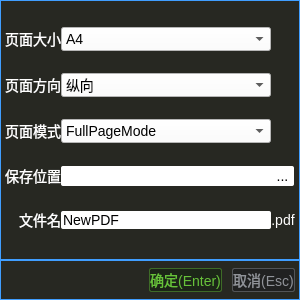
<?xml version="1.0" encoding="UTF-8"?>
<ui version="4.0">
 <class>OutputPDFClass</class>
 <widget class="QMainWindow" name="OutputPDFClass">
  <property name="geometry">
   <rect>
    <x>0</x>
    <y>0</y>
    <width>300</width>
    <height>300</height>
   </rect>
  </property>
  <property name="windowTitle">
   <string>OutputPDF</string>
  </property>
  <widget class="QWidget" name="centralWidget">
   <property name="styleSheet">
    <string notr="true">font-family:'Consolas';
font-size:14px;
background:#272822;
color:white;</string>
   </property>
   <layout class="QVBoxLayout" name="verticalLayout">
    <property name="spacing">
     <number>0</number>
    </property>
    <property name="leftMargin">
     <number>0</number>
    </property>
    <property name="topMargin">
     <number>0</number>
    </property>
    <property name="rightMargin">
     <number>0</number>
    </property>
    <property name="bottomMargin">
     <number>0</number>
    </property>
    <item>
     <widget class="QWidget" name="widget" native="true">
      <property name="styleSheet">
       <string notr="true">#widget{
border:1px solid #409EFF;
}</string>
      </property>
      <layout class="QGridLayout" name="gridLayout">
       <property name="leftMargin">
        <number>5</number>
       </property>
       <property name="topMargin">
        <number>5</number>
       </property>
       <property name="rightMargin">
        <number>5</number>
       </property>
       <property name="bottomMargin">
        <number>5</number>
       </property>
       <property name="spacing">
        <number>0</number>
       </property>
       <item row="5" column="1">
        <widget class="QLineEdit" name="lineEdit_filename">
         <property name="minimumSize">
          <size>
           <width>80</width>
           <height>0</height>
          </size>
         </property>
         <property name="styleSheet">
          <string notr="true">background-color:white;
color:black;
border-radius:2px;</string>
         </property>
         <property name="text">
          <string>NewPDF</string>
         </property>
        </widget>
       </item>
       <item row="4" column="2">
        <widget class="QToolButton" name="toolButton_openfolder">
         <property name="minimumSize">
          <size>
           <width>0</width>
           <height>20</height>
          </size>
         </property>
         <property name="maximumSize">
          <size>
           <width>16777215</width>
           <height>20</height>
          </size>
         </property>
         <property name="styleSheet">
          <string notr="true">background:white;
color:black;
border:none;
border-top-right-radius:2px;
border-bottom-right-radius:2px;</string>
         </property>
         <property name="text">
          <string>...</string>
         </property>
        </widget>
       </item>
       <item row="1" column="1">
        <widget class="QComboBox" name="comboBox_pageorientation">
         <property name="minimumSize">
          <size>
           <width>80</width>
           <height>0</height>
          </size>
         </property>
         <property name="styleSheet">
          <string notr="true">background:white;
color:black;</string>
         </property>
         <item>
          <property name="text">
           <string>纵向</string>
          </property>
         </item>
         <item>
          <property name="text">
           <string>横向</string>
          </property>
         </item>
        </widget>
       </item>
       <item row="5" column="2">
        <widget class="QLabel" name="label_3">
         <property name="text">
          <string>.pdf</string>
         </property>
         <property name="alignment">
          <set>Qt::AlignCenter</set>
         </property>
        </widget>
       </item>
       <item row="0" column="1">
        <widget class="QComboBox" name="comboBox_pagesize">
         <property name="minimumSize">
          <size>
           <width>80</width>
           <height>0</height>
          </size>
         </property>
         <property name="styleSheet">
          <string notr="true">background:white;
color:black;</string>
         </property>
         <item>
          <property name="text">
           <string>A4</string>
          </property>
         </item>
         <item>
          <property name="text">
           <string>A0</string>
          </property>
         </item>
         <item>
          <property name="text">
           <string>A1</string>
          </property>
         </item>
         <item>
          <property name="text">
           <string>A2</string>
          </property>
         </item>
         <item>
          <property name="text">
           <string>A3</string>
          </property>
         </item>
         <item>
          <property name="text">
           <string>A3Extra</string>
          </property>
         </item>
         <item>
          <property name="text">
           <string>A4Extra</string>
          </property>
         </item>
         <item>
          <property name="text">
           <string>A4Plus</string>
          </property>
         </item>
         <item>
          <property name="text">
           <string>A4Small</string>
          </property>
         </item>
         <item>
          <property name="text">
           <string>A5</string>
          </property>
         </item>
         <item>
          <property name="text">
           <string>A5Extra</string>
          </property>
         </item>
         <item>
          <property name="text">
           <string>A6</string>
          </property>
         </item>
         <item>
          <property name="text">
           <string>A7</string>
          </property>
         </item>
         <item>
          <property name="text">
           <string>A8</string>
          </property>
         </item>
         <item>
          <property name="text">
           <string>A9</string>
          </property>
         </item>
         <item>
          <property name="text">
           <string>A10</string>
          </property>
         </item>
         <item>
          <property name="text">
           <string>B0</string>
          </property>
         </item>
         <item>
          <property name="text">
           <string>B1</string>
          </property>
         </item>
         <item>
          <property name="text">
           <string>B2</string>
          </property>
         </item>
         <item>
          <property name="text">
           <string>B3</string>
          </property>
         </item>
         <item>
          <property name="text">
           <string>B4</string>
          </property>
         </item>
         <item>
          <property name="text">
           <string>B5</string>
          </property>
         </item>
         <item>
          <property name="text">
           <string>B5Extra</string>
          </property>
         </item>
         <item>
          <property name="text">
           <string>B6</string>
          </property>
         </item>
         <item>
          <property name="text">
           <string>B7</string>
          </property>
         </item>
         <item>
          <property name="text">
           <string>B8</string>
          </property>
         </item>
         <item>
          <property name="text">
           <string>B9</string>
          </property>
         </item>
         <item>
          <property name="text">
           <string>B10</string>
          </property>
         </item>
         <item>
          <property name="text">
           <string>JisB0</string>
          </property>
         </item>
         <item>
          <property name="text">
           <string>JisB1</string>
          </property>
         </item>
         <item>
          <property name="text">
           <string>JisB2</string>
          </property>
         </item>
         <item>
          <property name="text">
           <string>JisB3</string>
          </property>
         </item>
         <item>
          <property name="text">
           <string>JisB4</string>
          </property>
         </item>
         <item>
          <property name="text">
           <string>JisB5</string>
          </property>
         </item>
         <item>
          <property name="text">
           <string>JisB6</string>
          </property>
         </item>
         <item>
          <property name="text">
           <string>JisB7</string>
          </property>
         </item>
         <item>
          <property name="text">
           <string>JisB8</string>
          </property>
         </item>
         <item>
          <property name="text">
           <string>JisB9</string>
          </property>
         </item>
         <item>
          <property name="text">
           <string>JisB10</string>
          </property>
         </item>
        </widget>
       </item>
       <item row="4" column="0">
        <widget class="QLabel" name="label_savefolder">
         <property name="text">
          <string>保存位置</string>
         </property>
         <property name="alignment">
          <set>Qt::AlignRight|Qt::AlignTrailing|Qt::AlignVCenter</set>
         </property>
        </widget>
       </item>
       <item row="4" column="1">
        <widget class="QLineEdit" name="lineEdit_savefolder">
         <property name="minimumSize">
          <size>
           <width>80</width>
           <height>20</height>
          </size>
         </property>
         <property name="maximumSize">
          <size>
           <width>16777215</width>
           <height>20</height>
          </size>
         </property>
         <property name="styleSheet">
          <string notr="true">background-color:white;
color:black;
border-top-left-radius:2px;
border-bottom-left-radius:2px;</string>
         </property>
        </widget>
       </item>
       <item row="3" column="0">
        <widget class="QLabel" name="label_mode">
         <property name="text">
          <string>页面模式</string>
         </property>
         <property name="alignment">
          <set>Qt::AlignRight|Qt::AlignTrailing|Qt::AlignVCenter</set>
         </property>
        </widget>
       </item>
       <item row="0" column="0">
        <widget class="QLabel" name="label_pagesize">
         <property name="text">
          <string>页面大小</string>
         </property>
         <property name="alignment">
          <set>Qt::AlignRight|Qt::AlignTrailing|Qt::AlignVCenter</set>
         </property>
        </widget>
       </item>
       <item row="3" column="1">
        <widget class="QComboBox" name="comboBox_mode">
         <property name="minimumSize">
          <size>
           <width>80</width>
           <height>0</height>
          </size>
         </property>
         <property name="styleSheet">
          <string notr="true">background:white;
color:black;</string>
         </property>
         <item>
          <property name="text">
           <string>FullPageMode</string>
          </property>
         </item>
         <item>
          <property name="text">
           <string>StandardMode</string>
          </property>
         </item>
        </widget>
       </item>
       <item row="1" column="0">
        <widget class="QLabel" name="label_pageorientation">
         <property name="text">
          <string>页面方向</string>
         </property>
         <property name="alignment">
          <set>Qt::AlignRight|Qt::AlignTrailing|Qt::AlignVCenter</set>
         </property>
        </widget>
       </item>
       <item row="5" column="0">
        <widget class="QLabel" name="label_filename">
         <property name="text">
          <string>文件名</string>
         </property>
         <property name="alignment">
          <set>Qt::AlignRight|Qt::AlignTrailing|Qt::AlignVCenter</set>
         </property>
        </widget>
       </item>
      </layout>
     </widget>
    </item>
    <item>
     <widget class="QWidget" name="widget_2" native="true">
      <property name="maximumSize">
       <size>
        <width>16777215</width>
        <height>40</height>
       </size>
      </property>
      <property name="styleSheet">
       <string notr="true">#widget_2{
border:1px solid #409EFF;
}</string>
      </property>
      <layout class="QHBoxLayout" name="horizontalLayout">
       <property name="spacing">
        <number>10</number>
       </property>
       <property name="leftMargin">
        <number>5</number>
       </property>
       <property name="topMargin">
        <number>5</number>
       </property>
       <property name="rightMargin">
        <number>5</number>
       </property>
       <property name="bottomMargin">
        <number>5</number>
       </property>
       <item>
        <spacer name="horizontalSpacer">
         <property name="orientation">
          <enum>Qt::Horizontal</enum>
         </property>
         <property name="sizeHint" stdset="0">
          <size>
           <width>40</width>
           <height>20</height>
          </size>
         </property>
        </spacer>
       </item>
       <item>
        <widget class="QPushButton" name="pushButton_output">
         <property name="styleSheet">
          <string notr="true">#pushButton_output{
border-radius:2px;
border:1px solid;
background:rgb(28.3, 37.4, 23.8);
border-color:rgb(61.5, 107, 39);
color:#67C23A;
}

#pushButton_output::hover{
background:#67C23A;
border-color:#67C23A;
color:white;
}

#pushButton_output::pressed{
background:rgb(133.4, 206.2, 97.4);
border-color:rgb(133.4, 206.2, 97.4);
color:white;
}</string>
         </property>
         <property name="text">
          <string>确定(Enter)</string>
         </property>
        </widget>
       </item>
       <item>
        <widget class="QPushButton" name="pushButton_cancel">
         <property name="styleSheet">
          <string notr="true">#pushButton_cancel{
border-radius:2px;
border:1px solid;
background:rgb(32.4, 32.7, 33.3);
border-color:rgb(82, 83.5, 86.5);
color:#909399;
}

#pushButton_cancel::hover{
background:#909399;
border-color:#909399;
color:white;
}

#pushButton_cancel::pressed{
background:rgb(166.2, 168.6, 173.4);
border-color:rgb(166.2, 168.6, 173.4);
color:white;
}</string>
         </property>
         <property name="text">
          <string>取消(Esc)</string>
         </property>
        </widget>
       </item>
      </layout>
     </widget>
    </item>
   </layout>
  </widget>
 </widget>
 <layoutdefault spacing="6" margin="11"/>
 <resources/>
 <connections/>
</ui>
